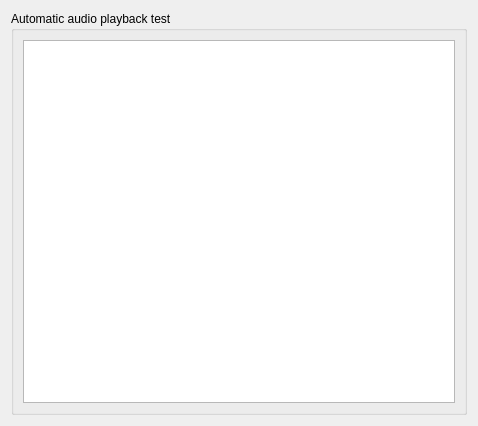
<?xml version="1.0" encoding="UTF-8"?>
<ui version="4.0">
 <class>MultimediaTestWidget</class>
 <widget class="QWidget" name="MultimediaTestWidget">
  <property name="geometry">
   <rect>
    <x>0</x>
    <y>0</y>
    <width>478</width>
    <height>426</height>
   </rect>
  </property>
  <property name="windowTitle">
   <string>Form</string>
  </property>
  <layout class="QVBoxLayout" name="verticalLayout_3">
   <item>
    <widget class="QGroupBox" name="groupBox">
     <property name="title">
      <string>Automatic audio playback test</string>
     </property>
     <layout class="QVBoxLayout" name="verticalLayout_2">
      <item>
       <widget class="QTextBrowser" name="textBrowser">
        <property name="sizePolicy">
         <sizepolicy hsizetype="Expanding" vsizetype="Expanding">
          <horstretch>0</horstretch>
          <verstretch>1</verstretch>
         </sizepolicy>
        </property>
       </widget>
      </item>
     </layout>
    </widget>
   </item>
  </layout>
 </widget>
 <resources/>
 <connections/>
</ui>
